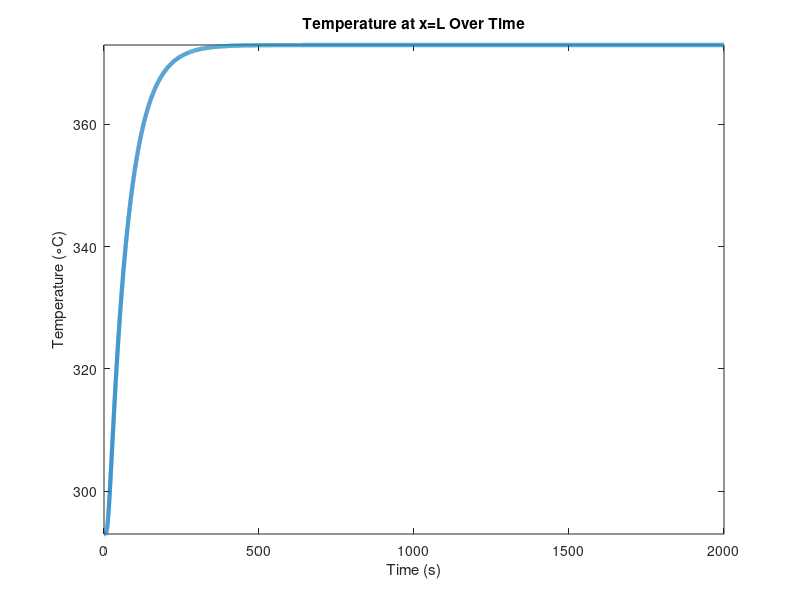

This chart was generated by the following MATLAB code: (Note: this script raises an error after producing the figure.)
L = .1; %length in meters
n = 20; %number of simulation nodes
T0 = 20+273; %initial temperature throughout bar in celcius

material = 1; %0=steel, 1=aluminum

animation_plot = false;
over_xl_plot = true;
over_x0_plot = false;
over_time_plot = false;


T1 = 20+273; %Surface temp 1
T2 = 100+273; %Surface temp 2

dx = L/n; %node side in meters

steel_thermal_conductivity = 50.2; %w/m^2
steel_density = 8050; %kg/m^3
steel_specific_heat = 502; %j/kgk

al_thermal_conductivity = 167;
al_density = 2710;
al_specific_heat = 896;

if material == 0
    alpha = steel_thermal_conductivity / (steel_density * steel_specific_heat);
elseif material == 1
    alpha = al_thermal_conductivity / (al_density * al_specific_heat);
end
disp(alpha);

t_final = 2000; %simulation time in seconds

dt = .1;% time step in seconds

x = dx/2:dx:L+dx/2;

T = ones(n,1) * T0;
size(x)
size(T)
dTdt = zeros(n, 1);

t = 0:dt:t_final;
start_temp = [T0];
end_temp = [T1];
time = [0];
for j = 1:length(t)
    for i = 1:n-1
        if i == 1
            dTdt(i) = alpha * ((T(i+1)-T(i)) / dx^2);
        else
            dTdt(i) = alpha *(-(T(i) - T(i-1)) / dx^2 + (T(i+1)-T(i)) / dx^2);
        end
    end
    %dTdt(1) = dTdt(2);
    dTdt(n) = alpha *(-(T(n) - T(n-1)) / dx^2 + (T2-T(n)) / dx^2);
    T = T+dTdt*dt;
    newT = T;
    newT(n+1) = T2;
    start_temp(end+1) = T(1);
    end_temp(end+1) = T(end);
    time(end+1) = j*dt;
    if animation_plot
        figure(1);
        plot(x, newT, 'Linewidth', 3);
        axis([0 L*1.05 -10 100]);
        xlabel(dt* j);
        ylabel('Temperature (\circC)');
    end
end
if over_time_plot
    figure(2);
    plot(x, newT, 'Linewidth', 3);
    title(strcat('Temperature across bar at t=', string(t_final), 's'));
    axis([0 L*1.05 -10 100]);
    xlabel('x location (meters)');
    ylabel('Temperature (\circC)');
end
if over_x0_plot
    figure(3);
    plot(time, end_temp, 'Linewidth', 3);
    axis([0, t_final, T0, max(end_temp)]);
    title('Temperature at x=0 Over Time')
    xlabel('Time (s)');
    ylabel('Temperature (\circC)');
end
if over_xl_plot
    figure(4);
    plot(time, start_temp, 'Linewidth', 3);
    axis([0, t_final, T0, max(start_temp)]);
    title('Temperature at x=L Over Time')
    xlabel('Time (s)');
    ylabel('Temperature (\circC)');
end
T = table(start_temp);
writetable(T,'C:\Users\Christopher\Desktop\REHTi\1D Diffusion\myDataxl.csv');
disp(max(start_temp))
disp(min(start_temp))
